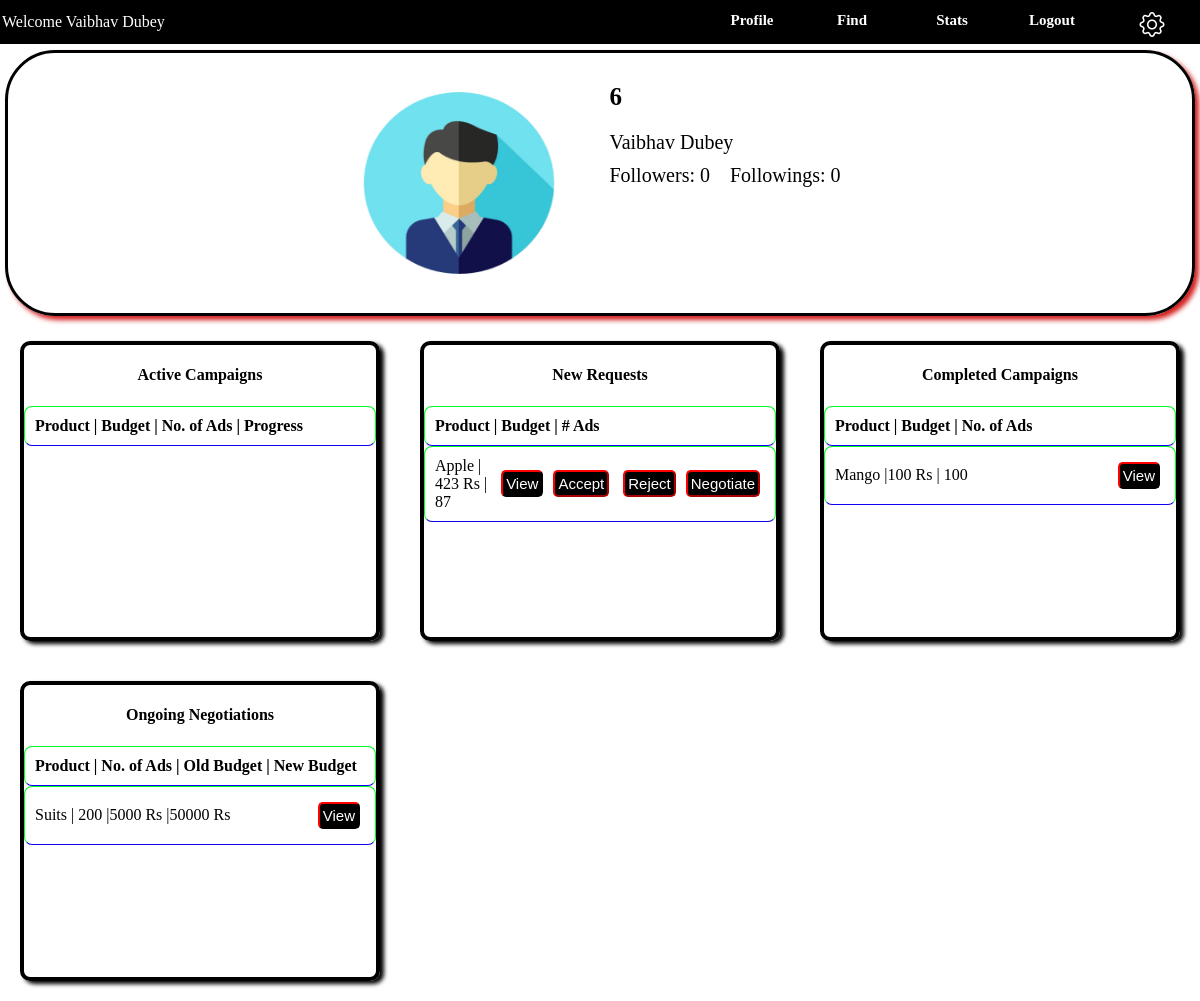
The app's page /Influencer/6 (signed in) with its own data.
### application/Models.py (models this page shows)
class User(db.Model):
    __tablename__ = 'User'
    id = db.Column(db.Integer, primary_key=True)
    fullname = db.Column(db.String(200), nullable=True)
    username = db.Column(db.String(200), unique=True, nullable=False)
    email = db.Column(db.String(200), unique=True, nullable=False)
    password = db.Column(db.String(100), nullable=False)
    bio = db.Column(db.Text, nullable=True)
    category = db.Column(db.String(100), nullable=True)
    niche = db.Column(db.String(100), nullable=True)
    followers=db.Column(db.Integer, default=0)
    following=db.Column(db.Integer, default=0)
    visibility=db.Column(db.String, default='Private')
    flag=db.Column(db.Boolean, default=False)
    flagCount=db.Column(db.Integer, default=0)
    products = db.relationship('UserProduct', backref='user')

class Product(db.Model):
    __tablename__ = 'Product'
    id = db.Column(db.Integer, primary_key=True)
    name = db.Column(db.String(200), nullable=False)
    description = db.Column(db.Text, nullable=False)
    category = db.Column(db.String(100), nullable=True)
    niche = db.Column(db.String(100), nullable=True)
    price = db.Column(db.Integer, nullable=False)
    start = db.Column(db.Date, nullable=False)
    end = db.Column(db.Date, nullable=False)
    Ads=db.Column(db.Integer,nullable=True)
    CompletedAd=db.Column(db.Integer,nullable=True)
    visibility=db.Column(db.String, default='Private')
    flag=db.Column(db.Boolean, default=False)
    flagCount=db.Column(db.Integer, default=0)
    sponsor_id = db.Column(db.Integer, db.ForeignKey('Sponsor.id'), nullable=False)
    users = db.relationship('User', secondary='userproduct', backref='product')

class UserProduct(db.Model):
    __tablename__ = 'userproduct'
    productID = db.Column(db.Integer, db.ForeignKey('Product.id'), primary_key=True)
    userID = db.Column(db.Integer, db.ForeignKey('User.id'), primary_key=True)
    progress=db.Column(db.Integer,nullable=True, default=0)
    status = db.Column(db.String(20), default='Pending')  # Status: Pending, Accepted, Rejected, Waiting, Completed
    budget=db.Column(db.Integer, nullable=True)
    flag=db.Column(db.Boolean, default=False)
    negotiation=db.Column(db.String, nullable=True)

### application/UserController.py (the view, shortened to what this page needs)
@app.route('/Influencer/<username>', methods=['GET', 'POST'])
def dashboard(username):
    if 'userID' in session:
        userID = session['userID']
        user = User.query.get(userID)
        if user and username:
            usrprd=UserProduct.query.filter_by(userID=userID).all()
            prdID=[a.productID for a in usrprd]
            products=Product.query.filter(Product.id.in_(prdID)).all()
            Status={up.productID: up.status for up in usrprd}
            progress={up.productID: up.progress for up in usrprd}
            budget={up.productID: up.budget for up in usrprd}
            return render_template('influpg.html', username=username,fullname=user.fullname,user=user,products=products,Status=Status,progress=progress, budget=budget)
    return redirect(url_for('main'))

### templates/influpg.html (shortened to what this page needs)
<!DOCTYPE html>
<html lang="en">
<head>
    <link rel="stylesheet" href="https://cdnjs.cloudflare.com/ajax/libs/bootstrap-icons/1.9.1/font/bootstrap-icons.min.css">
</head>
<body>
    <div class="header">
        <p class="p">Welcome {{user.fullname}} </p>
        <div class="container">
            <div class="col">
                <a href="{{url_for('dashboard', username=user.username)}}">Profile</a>
            </div>
            <div class="col">
                <a href="{{url_for('findInflu')}}">Find</a>
            </div>
            <div class="col">
                <a href="{{url_for('InfluStats', username=user.username)}}">Stats</a>
            </div>
            <div class="col">
                <a href="{{ url_for('logout') }}">Logout</a>
            </div>
            <div class="col">
                <a href="{{url_for('settingInflu',username=user.username)}}"><i class="bi bi-gear gear-icon"></i></a>
            </div>
        </div>
    </div>
    <div class="top-container">
        <div class="pfp">
            <img src="/static/pfp.png" width="100px" height="100px">
        </div>
        <div class="info">
            <div class="usr">
                {{username}}
            </div>
            <div class="name">
                {{fullname}}
            </div>
            <div class="reach">
                <div id="followers">
                    Followers: {{user.followers}}
                </div>
                <div id="following">Followings: {{user.following}} </div>
            </div>
        </div>
    </div>
    <div class="main">
        <div class="request">
            <h4>Active Campaigns</h4>
            <div class="rect">
                <div class="iname"><b>Product | Budget | No. of Ads | Progress</b></div>
            </div>
        </div>
        <div class="request">
            <h4>New Requests</h4>
            <div class="rect">
                <div class="iname"><b>Product | Budget | # Ads</b></div>
            </div>
            {% for ad in products %}
                {% if Status.get(ad.id)=='Pending' %}
                    <div class="rect">
                        <div class="i">
                            <div class="iname">{{ad.name}} | {{ad.price}} Rs | {{ad.Ads}}</div>
                            <button type="button" data-modal="modal-{{ ad.id }}" class="button view">View</button>
                            <form method="POST" action="{{ url_for('dashboard', username=username) }}">
                                {% if Status.get(ad.id) == 'Pending' %}
                                    <button type="submit" name="status" value="Accepted" class="button accept">Accept</button>
                                    <button type="submit" name="status" value="Rejected" class="button reject">Reject</button>
                                {% endif %}
                            </form>
                            <form method="POST">
                                <button type="button" name="adID" value="ad.id" data-modal="modal-Neg-{{ ad.id }}" class="button view" >Negotiate</button>
                            </form>
                        </div>
                    </div>
                {% endif %}
            {% endfor %}
        </div>
        <div class="request">
            <h4>Completed Campaigns</h4>
            <div class="rect">
                <div class="iname"><b>Product | Budget | No. of Ads</b></div>
            </div>
            {% for ad in products %}
                {% if Status.get(ad.id)=='Completed' %}
                    <div class="rect">
                        <div class="i">
                            <div class="iname">{{ad.name}} |{{budget.get(ad.id)}} Rs | {{ad.Ads}} </div>
                            <button type="button" data-modal="modal-{{ ad.id }}" class="button view">View</button>
                        </div>
                    </div>
                {% endif %}
            {% endfor %}
        </div>
        <div class="request">
            <h4>Ongoing Negotiations</h4>
            <div class="rect">
                <div class="iname"><b>Product | No. of Ads | Old Budget | New Budget</b></div>
            </div>
            {% for ad in products %}
                {% if Status.get(ad.id)=='Negotiation' %}
                    <div class="rect">
                        <div class="i">
                            <div class="iname">{{ad.name}} | {{ad.Ads}} |{{ad.price}} Rs |{{budget.get(ad.id)}} Rs </div>
                            <button type="button" data-modal="modal-{{ ad.id }}" class="button view">View</button>
                        </div>
                    </div>
                {% endif %}
            {% endfor %}
        </div>
    </div>
</body>
</html>

### templates/influpg.html (style rules this page uses)
body { margin: 0; padding: 0; height: 100%; width: 100%; }
.header { display: flex; justify-content: space-between; align-items: center; width: 100%; background-color: black; padding: 2px; color: white; border-bottom: 1px solid white; }
.p { text-align: center; font-family: Verdana; font-size: 16px; margin: 0; padding: 0; }
.container { display: flex; justify-content: flex-end; }
.col { display: flex; justify-content: center; padding-top: 10px; height: 30px; background-color: rgb(0, 0, 0); width: 100px; font-size: 15px; color: white; font-family: Verdana; font-weight: bolder; }
.top-container { display: flex; justify-content: center; height: 100%; padding: 30px; margin: 5px; border: 3px solid rgb(0, 0, 0); border-radius: 50px; box-shadow: 4px 4px 5px rgb(213, 31, 31); }
.pfp { overflow: hidden; width: 200px; height: 200px; border-radius: 50% ; }
.top-container img { width: 100%; height: 100%; }
.info { height: 100%; padding-left: 50px; font-size: 20px; font-family: Verdana; color: rgb(0, 0, 0); }
.usr { font-size: 25px; font-weight: 600; padding-bottom: 20px; }
.reach { display: flex; padding-top: 10px; gap: 20px; color: rgb(0, 0, 0); }
a { text-decoration: none; color: inherit; }
a:link, a:visited { color: inherit; }
.main { display: flex; justify-content: flex-start; align-items: flex-start; flex-wrap: wrap; }
.request { display: block; margin: 20px; width: 30%; height: 300px; border: 4px solid rgb(0, 0, 0); border-radius: 10px; box-shadow: 4px 3px 4px black; box-sizing: border-box; }
.request h4 { display: flex; justify-content: center; font-family: Verdana; }
.rect { display: flex; flex-wrap: wrap; border: 1px solid rgb(0, 255, 34); padding: 10px; border-radius: 8px; border-bottom: 1px solid rgb(16, 0, 245); }
.i { display: flex; justify-content: space-between; align-items: center; width: 100%; }
.iname { flex: 1; }
.button, form .close { margin-left:auto ; padding: 3px; width: auto; background-color: black; border-radius: 5px; border-width: 2px; border-top-color: red; border-left-color: red; cursor: pointer; color: white; font-size: 15px; font-family: sans-serif; margin: 5px; }
.col .bi { display: flex; }
.bi { font-size: 25px; transition: transform 0.4s; }
form button { width: 40%; padding: 5px; font-family:monospace; border-radius: 30px; background-color: black; color: white; font-size: 15px; margin-top: 5px; border-width: 2px; border-color: red; }

### records on screen
User: fullname "Vaibhav Dubey", followers "0", following "0"
Product: name "Apple", price "423", Ads "87", shows "Accept"
Product: name "Mango", get "100", Ads "100"
Product: name "Suits", Ads "200", price "5000"
UserProduct: get "50000"

### other values on screen
{{ username }} "6"
